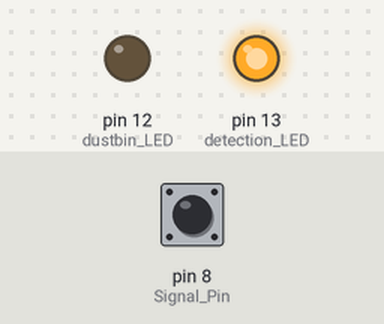
A sketch run on a simulated Arduino Uno, built with avr-gcc and run on an emulated ATmega328P. Parts: output pins drawn as LEDs (lit = HIGH). The inputs (shaded band) are chosen by the test bench; at power-on: pin 8 (Signal_Pin) HIGH. The modem accepts every AT command (registered, SIM ready, sends succeed) and sends nothing else; what the sketch prints to the serial monitor is not drawn.

Above: at 0.1 s.
At 64.8 s:
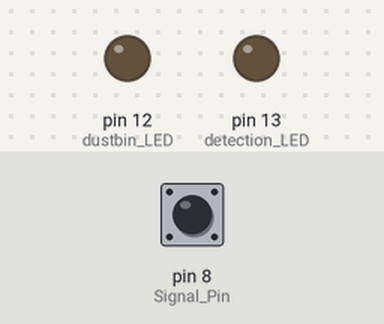
Timing chart, 0 to 66.3 s (numbered marks = the images above):
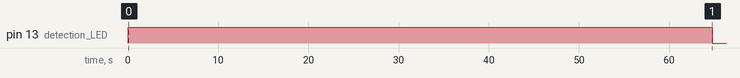

The sketch:

Smart_dustbin.ino
```cpp
#include <SoftwareSerial.h>

SoftwareSerial mySerial(2, 3); // RX, TX

unsigned char AT[]="AT";
unsigned char CMGS1[]="AT+CMGS=\"";
unsigned char CMGS3[]="\"";
unsigned char CMGF[]="AT+CMGF=1";
unsigned char Delete[]="AT+CMGD=1,4";
unsigned char EcoOFF[]="ATE0";
unsigned char MSG[]="Alert !\nDustbin full.";
unsigned char PB[]="AT+CPBF=\"SGPROJECTS\"";
unsigned char RST[]="AT+CFUN=1,1";

int i,state,key;
char SenderNumber[20];  // Sender Number of maximum 20 digit capacity
const int Signal_Pin = 8;
int Signal_State = 0, counter=0;
int dustbin_LED = 12;    // This LED indicates the dustbin is full (optional)
int detection_LED = 13;    // This LED indicates the Signal and busy status (optional)
long time;

void setup()
{
  pinMode(dustbin_LED,OUTPUT),pinMode(detection_LED,OUTPUT),pinMode(Signal_Pin, INPUT);
  digitalWrite(dustbin_LED, LOW),digitalWrite(detection_LED, HIGH);
  Serial.begin(9600);
  mySerial.begin(9600);
  Serial.println("GSM Based Smart Dustbin");
  Send(EcoOFF);Send(CMGF);
  state=0,key=0,i=0,time=millis();
  Repeat : Signal_State = digitalRead(Signal_Pin);
  if(Signal_State==LOW || TimeDelay()<=60)goto Repeat;
  digitalWrite(detection_LED, LOW);
}

void loop() // run over and over
{
  if (digitalRead(Signal_Pin) == LOW){
    digitalWrite(dustbin_LED, HIGH);
    delay(250);
    counter++;
    if(counter>=20)counter=0,Signal_State=1;
  }

  else {
    digitalWrite(dustbin_LED, LOW);
    delay(250);
    counter--;
    if(counter<=0)counter=0,Signal_State=0;
   }

  if (Signal_State && !key)key=1,digitalWrite(detection_LED, HIGH),delay(1500),digitalWrite(detection_LED, LOW),time=millis(),Send(PB);
  else if (mySerial.available()){
    char CH = mySerial.read();
    Serial.print("*");Serial.print(CH);Serial.println("*");Serial.println();
    switch(state){
    case 0 :  if(CH==' ')state=1;
              break;
    case 1 :  if(CH==',')state=11;
              break;
    case 11 : if(CH=='"')i=0,state=12;       // If '"' detected, start searching the Sender Number
              else state=0;
              break;
    case 12 : if(i<=12)SenderNumber[i]=CH,i++;  // Holding 13(0-12)digit Sender Number
              else if(CH=='"')state=0,TakeAction();
              break;
    default : state=0;
              break;
    }
  }
  else if(TimeDelay()>=60 && key==1)Serial.println(TimeDelay()),time=millis(),key=0,state=0,digitalWrite(detection_LED, LOW);    // Wait for new input
  else if(TimeDelay()>=300 && key==0)Serial.println(TimeDelay()),ResetModem(),time=millis();
}


void SMS()
{
 TXD(CMGS1);mySerial.print(SenderNumber);Send(CMGS3);Send(MSG);
 mySerial.write(0x1a);
}

void Send(unsigned char *cmd)
{
  while(*cmd){
    mySerial.write(*cmd++);
    delay(250);
  }
  mySerial.write("\r");delay(250);
}

void TXD(unsigned char *cmd)
{
  while(*cmd){
    mySerial.write(*cmd++);
    delay(250);
  }
}

int TimeDelay(){
 long t=millis()-time;
 t=t/1000;
 return t;
}

void ResetModem()
{
  Send(RST);
  delay(20000);
  Send(EcoOFF);Send(CMGF);
  state=0,key=0,i=0;
}

void TakeAction()
{
  digitalWrite(detection_LED, HIGH);
  SMS();
 }
```
